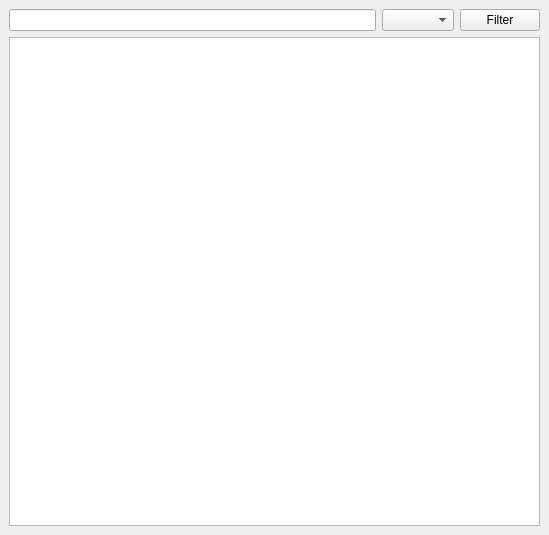
<?xml version="1.0" encoding="UTF-8"?>
<ui version="4.0">
 <class>mainWindow</class>
 <widget class="QMainWindow" name="mainWindow">
  <property name="geometry">
   <rect>
    <x>0</x>
    <y>0</y>
    <width>549</width>
    <height>535</height>
   </rect>
  </property>
  <property name="baseSize">
   <size>
    <width>0</width>
    <height>0</height>
   </size>
  </property>
  <property name="acceptDrops">
   <bool>true</bool>
  </property>
  <property name="windowTitle">
   <string>Tree model viewer</string>
  </property>
  <property name="windowIcon">
   <iconset resource="icons.qrc">
    <normaloff>:/Icons/icons/roseta.svg</normaloff>:/Icons/icons/roseta.svg</iconset>
  </property>
  <property name="autoFillBackground">
   <bool>false</bool>
  </property>
  <property name="iconSize">
   <size>
    <width>48</width>
    <height>48</height>
   </size>
  </property>
  <property name="toolButtonStyle">
   <enum>Qt::ToolButtonIconOnly</enum>
  </property>
  <property name="documentMode">
   <bool>false</bool>
  </property>
  <property name="tabShape">
   <enum>QTabWidget::Rounded</enum>
  </property>
  <property name="dockNestingEnabled">
   <bool>false</bool>
  </property>
  <property name="unifiedTitleAndToolBarOnMac">
   <bool>false</bool>
  </property>
  <widget class="QWidget" name="centralwidget">
   <layout class="QVBoxLayout" name="verticalLayout">
    <item>
     <widget class="QFrame" name="frame_4">
      <property name="frameShape">
       <enum>QFrame::NoFrame</enum>
      </property>
      <property name="frameShadow">
       <enum>QFrame::Raised</enum>
      </property>
      <layout class="QHBoxLayout" name="horizontalLayout">
       <property name="leftMargin">
        <number>0</number>
       </property>
       <property name="topMargin">
        <number>0</number>
       </property>
       <property name="rightMargin">
        <number>0</number>
       </property>
       <property name="bottomMargin">
        <number>0</number>
       </property>
       <item>
        <widget class="QLineEdit" name="filterLineEdit"/>
       </item>
       <item>
        <widget class="QComboBox" name="filterComboBox"/>
       </item>
       <item>
        <widget class="QPushButton" name="filterButton">
         <property name="text">
          <string>Filter</string>
         </property>
        </widget>
       </item>
      </layout>
     </widget>
    </item>
    <item>
     <widget class="QTreeView" name="mainTreeView"/>
    </item>
   </layout>
  </widget>
  <action name="actionOpen">
   <property name="icon">
    <iconset resource="icons.qrc">
     <normaloff>:/Icons/icons/loadc.svg</normaloff>:/Icons/icons/loadc.svg</iconset>
   </property>
   <property name="text">
    <string>Open</string>
   </property>
   <property name="shortcut">
    <string>Ctrl+O</string>
   </property>
  </action>
  <action name="actionConvert_to_psse">
   <property name="icon">
    <iconset resource="icons.qrc">
     <normaloff>:/Icons/icons/area_transfer.svg</normaloff>:/Icons/icons/area_transfer.svg</iconset>
   </property>
   <property name="text">
    <string>Convert to PSS/e</string>
   </property>
  </action>
  <action name="actionConvert_to_CGMES">
   <property name="icon">
    <iconset resource="icons.qrc">
     <normaloff>:/Icons/icons/area_transfer.svg</normaloff>:/Icons/icons/area_transfer.svg</iconset>
   </property>
   <property name="text">
    <string>Convert to CGMES</string>
   </property>
  </action>
 </widget>
 <resources>
  <include location="icons.qrc"/>
 </resources>
 <connections/>
</ui>
